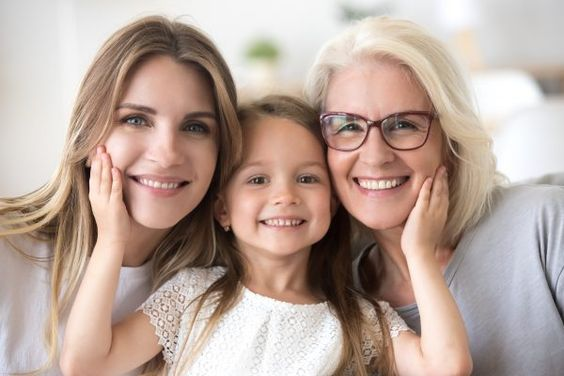
#> input picture IMAGE_BLUR/img2.png, 564 x 376 px
$ python IMAGE2_BLUR.py
#> lines starting #> are read from the running program, lines starting #| are printed output that depends on the picture
import cv2

# Defining Image Blur Effect Functions
def blur_img(img, factor = 20):
    kW = int(img.shape[1] / factor)
    kH = int(img.shape[0] / factor)

    # Ensure the shape of the kernel is odd
    if kW % 2 == 0: kW = kW - 1
    if kH % 2 == 0: kH = kH - 1

    blurred_img = cv2.GaussianBlur(img, (kW, kH), 0)
    return blurred_img

# Loading Images
img = cv2.imread("img2.png")
#> img is the input picture: shape (376, 564, 3); mean B, G, R 154.8, 164.9, 185.2
blurred_img = blur_img(img, factor = 10)
#> in blur_img, `blurred_img = cv2.GaussianBlur(img, (kW, kH), 0)`:
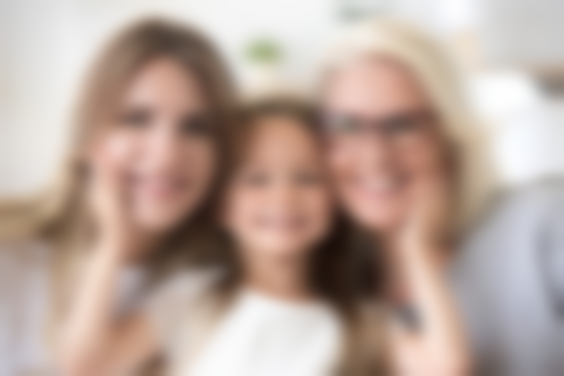
#> blurred_img: shape (376, 564, 3); mean B, G, R 154.8, 164.9, 185.2
background_blur_img = blur_img(img, factor = 10)

# Find face
face_cascade = cv2.CascadeClassifier('haarcascade_frontalface_default.xml')
faces = face_cascade.detectMultiScale(img, 1.3, 5)
#> faces = [[217, 132, 126, 126], [87, 66, 154, 154], [311, 73, 143, 143]]

# Blur Image and Face Combination
for (x, y, w, h) in faces:
    detected_face = img[int(y):int(y+h), int(x):int(x+w)]
    background_blur_img[y:y+h, x:x+w] = detected_face
#> this loop made 3 passes
#> pass 1, `detected_face = img[int(y):int(y+h), int(x):int(x+w)]`:
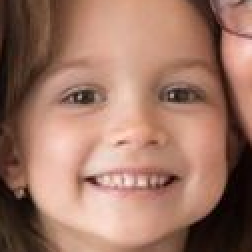
#> detected_face: shape (126, 126, 3) (shown 2 times larger); mean B, G, R 100.9, 117.6, 158.8
#> pass 2, `detected_face = img[int(y):int(y+h), int(x):int(x+w)]`:
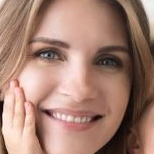
#> detected_face: shape (154, 154, 3); mean B, G, R 113.6, 127.8, 164.3
#> pass 3, `detected_face = img[int(y):int(y+h), int(x):int(x+w)]`:
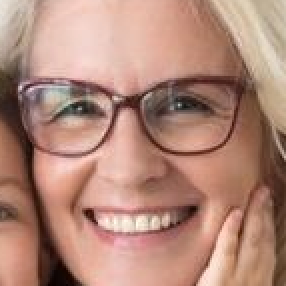
#> detected_face: shape (143, 143, 3) (shown 2 times larger); mean B, G, R 120.3, 135.7, 177.6
#> after the loop:
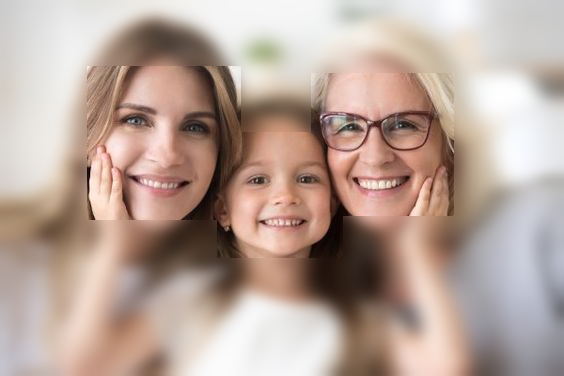
#> background_blur_img: shape (376, 564, 3); mean B, G, R 154.8, 164.8, 185.3

cv2.imshow('img', img)
cv2.imshow('blur_img', blurred_img)
cv2.imshow('background_blur_img', background_blur_img)
# Output only one if multiple faces are present
cv2.imshow('face', detected_face)

cv2.waitKey(0)
cv2.destroyAllWindows()

$ run again, with IMAGE_BLUR/img1.png copied over IMAGE_BLUR/img2.png
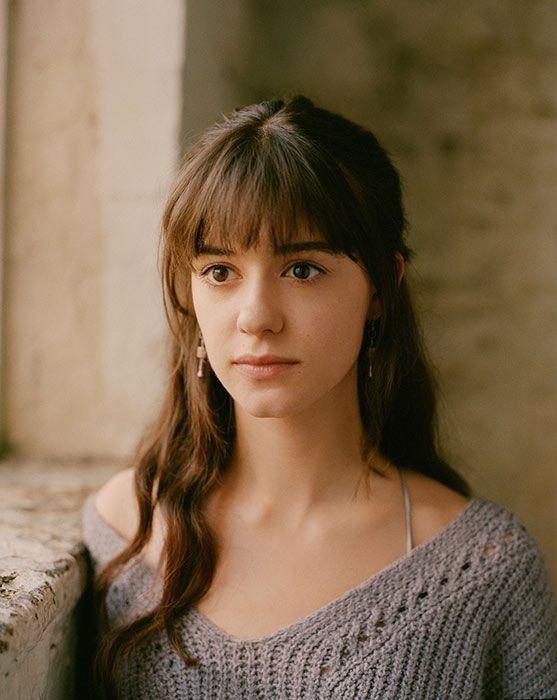
#> input picture IMAGE_BLUR/img1.png, 557 x 700 px
#> img is the input picture: shape (700, 557, 3); mean B, G, R 75.7, 101.5, 124.2
#> faces = [[155, 193, 213, 213]]
#> the loop `for (x, y, w, h) in faces:` made 1 pass
#> pass 1, `detected_face = img[int(y):int(y+h), int(x):int(x+w)]`:
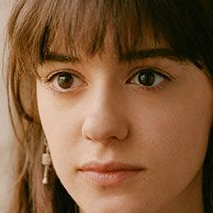
#> detected_face: shape (213, 213, 3); mean B, G, R 60.8, 91.7, 130.8
#> after the loop `for (x, y, w, h) in faces:`:
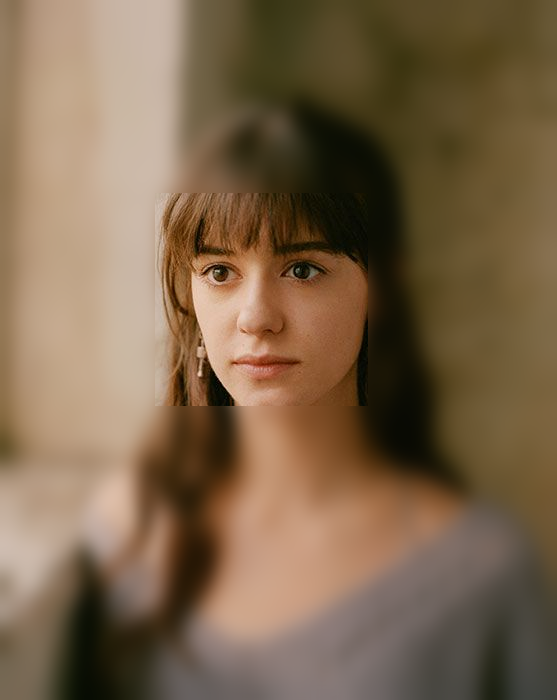
#> background_blur_img: shape (700, 557, 3); mean B, G, R 75.7, 101.5, 124.3
